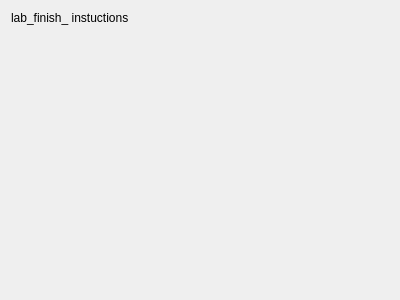
<?xml version="1.0" encoding="UTF-8"?>
<ui version="4.0">
 <class>FinishPage</class>
 <widget class="QWidget" name="FinishPage">
  <property name="geometry">
   <rect>
    <x>0</x>
    <y>0</y>
    <width>400</width>
    <height>300</height>
   </rect>
  </property>
  <property name="windowTitle">
   <string>Form</string>
  </property>
  <layout class="QGridLayout" name="gridLayout">
   <item row="0" column="1">
    <widget class="QLabel" name="lab_finish_instructions">
     <property name="text">
      <string>lab_finish_ instuctions</string>
     </property>
     <property name="wordWrap">
      <bool>true</bool>
     </property>
    </widget>
   </item>
   <item row="1" column="1">
    <spacer name="verticalSpacer">
     <property name="orientation">
      <enum>Qt::Vertical</enum>
     </property>
     <property name="sizeHint" stdset="0">
      <size>
       <width>20</width>
       <height>40</height>
      </size>
     </property>
    </spacer>
   </item>
  </layout>
 </widget>
 <resources/>
 <connections/>
</ui>
